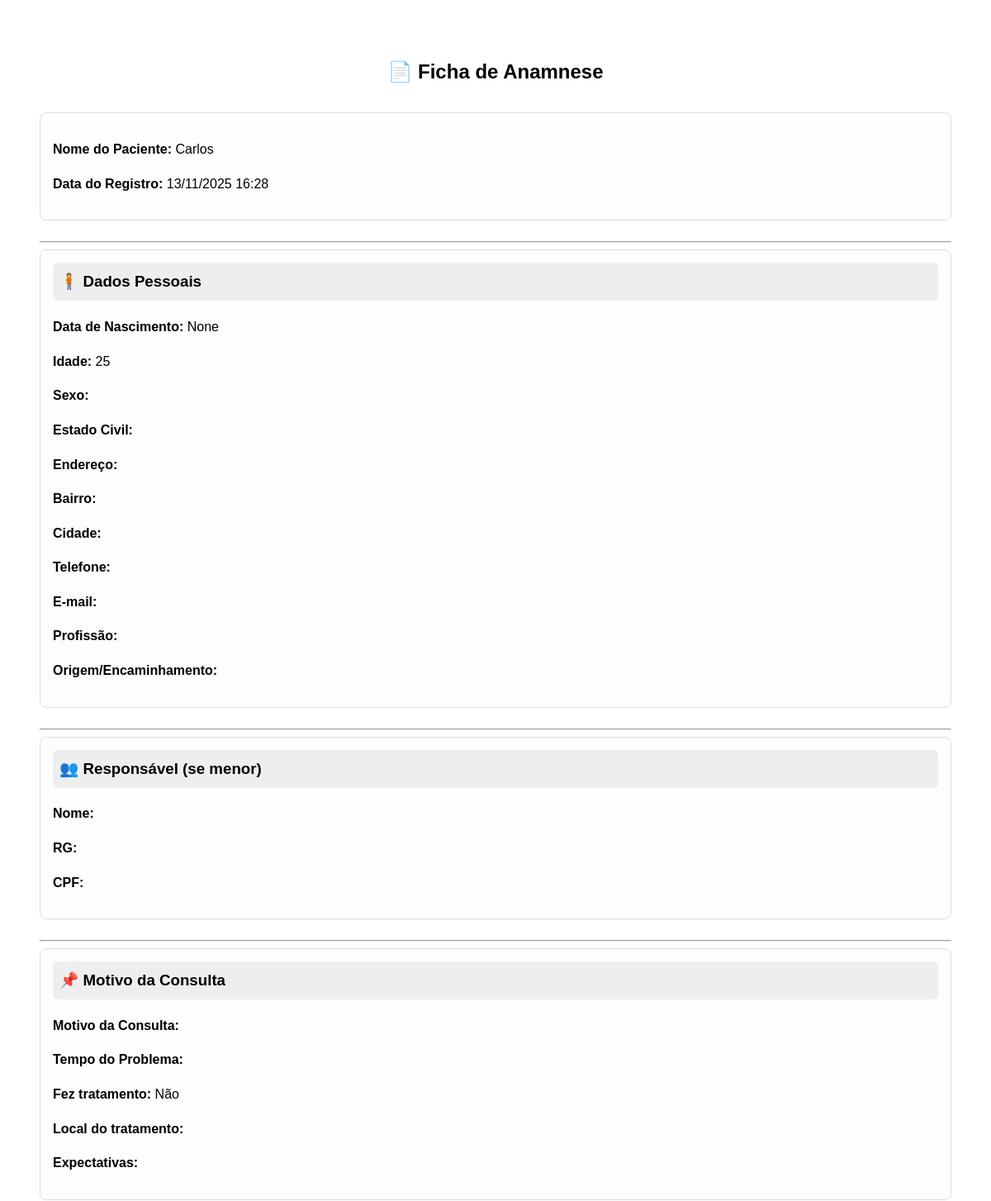
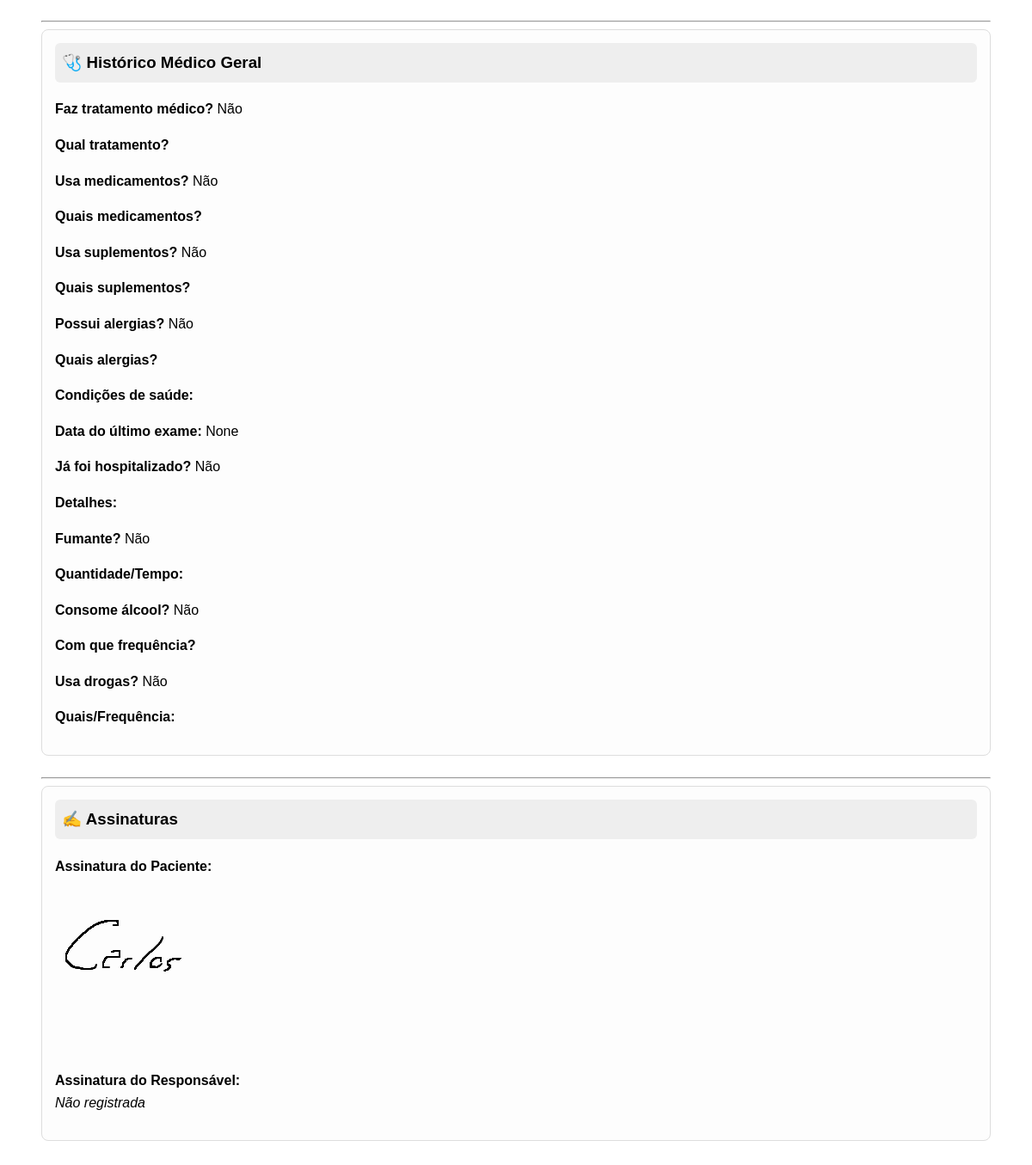
The app's page /anamnese/imprimir/2/ with its own data (2 pictures, top to bottom).
### Exames/models.py (models this page shows, shortened)
class Anamnese(models.Model):
    nome = models.CharField(max_length=150)
    data_nascimento = models.DateField(null=True, blank=True)
    idade = models.IntegerField(null=True, blank=True)
    sexo = models.CharField(max_length=20, choices=[
        ("M", "Masculino"),
        ("F", "Feminino"),
        ("Outro", "Outro"),
    ], blank=True)
    estado_civil = models.CharField(max_length=50, blank=True)
    endereco = models.CharField(max_length=255, blank=True)
    cidade = models.CharField(max_length=100, blank=True)
    bairro = models.CharField(max_length=100, blank=True)
    telefone = models.CharField(max_length=30, blank=True)
    email = models.EmailField(max_length=150, blank=True)
    profissao = models.CharField(max_length=150, blank=True)
    origem_encaminhamento = models.CharField(max_length=200, blank=True)
    responsavel_nome = models.CharField(max_length=150, blank=True)
    responsavel_rg = models.CharField(max_length=50, blank=True)
    responsavel_cpf = models.CharField(max_length=50, blank=True)
    motivo_consulta = models.TextField(blank=True)
    tempo_problema = models.CharField(max_length=100, blank=True)
    fez_tratamento = models.BooleanField(default=False)
    tratamento_local = models.CharField(max_length=200, blank=True)
    expectativas = models.TextField(blank=True)
    tratamento_medico = models.BooleanField(default=False)
    tratamento_medico_qual = models.CharField(max_length=200, blank=True)
    usa_medicamentos = models.BooleanField(default=False)
    medicamentos_detalhes = models.TextField(blank=True)
    usa_suplementos = models.BooleanField(default=False)
    suplementos_quais = models.TextField(blank=True)
    alergias = models.BooleanField(default=False)
    alergias_quais = models.TextField(blank=True)
    condicoes_saude = models.TextField(
        blank=True,
        help_text="Lista como: Hipertensão; Diabetes; Doença Cardiovascular..."
    )
    data_ultimo_exame = models.DateField(null=True, blank=True)
    hospitalizado = models.BooleanField(default=False)
    hospitalizado_detalhes = models.TextField(blank=True)
    fumante = models.BooleanField(default=False)
    fumo_quantidade_tempo = models.CharField(max_length=200, blank=True)
    alcool = models.BooleanField(default=False)
    alcool_frequencia = models.CharField(max_length=200, blank=True)
    drogas = models.BooleanField(default=False)
    drogas_quais_frequencia = models.TextField(blank=True)
    assinatura_paciente = models.ImageField(upload_to="assinaturas/", blank=True, null=True)
    data_assinatura_paciente = models.DateField(null=True, blank=True)
    assinatura_responsavel = models.ImageField(upload_to="assinaturas/", blank=True, null=True)
    data_assinatura_responsavel = models.DateField(null=True, blank=True)
    data_envio = models.DateTimeField(auto_now_add=True)

### Exames/views.py (the view)
# urls.py: path('imprimir/<int:exame_id>/', views.imprimir_exame, name='imprimir_exame'),
def imprimir_exame(request, exame_id):
    exame = get_object_or_404(Anamnese, id=exame_id)
    return render(request, 'Exames/imprimir_exame.html', {'exame': exame})

### AppHome/context_processors.py (called while the page is built)
def permissoes_usuario(request):
    if not request.user.is_authenticated:
        return {}
    usuario_pode_alterar = request.user.is_superuser or request.user.groups.filter(name="Técnicos").exists()
    return {
        'usuario_pode_alterar': usuario_pode_alterar
    }

### Exames/templates/Exames/imprimir_exame.html (shortened to what this page needs)
<!DOCTYPE html>
<html lang="pt-BR">
<head>
</head>
<body onload="window.print()">
  <h2>📄 Ficha de Anamnese</h2>
  <div class="section">
    <p><strong>Nome do Paciente:</strong> {{ exame.nome }}</p>
    <p><strong>Data do Registro:</strong> {{ exame.data_envio|date:"d/m/Y H:i" }}</p>
  </div>
  <hr>
  <div class="section">
    <h3>🧍 Dados Pessoais</h3>
    <p><strong>Data de Nascimento:</strong> {{ exame.data_nascimento }}</p>
    <p><strong>Idade:</strong> {{ exame.idade }}</p>
    <p><strong>Sexo:</strong> {{ exame.get_sexo_display }}</p>
    <p><strong>Estado Civil:</strong> {{ exame.estado_civil }}</p>
    <p><strong>Endereço:</strong> {{ exame.endereco }}</p>
    <p><strong>Bairro:</strong> {{ exame.bairro }}</p>
    <p><strong>Cidade:</strong> {{ exame.cidade }}</p>
    <p><strong>Telefone:</strong> {{ exame.telefone }}</p>
    <p><strong>E-mail:</strong> {{ exame.email }}</p>
    <p><strong>Profissão:</strong> {{ exame.profissao }}</p>
    <p><strong>Origem/Encaminhamento:</strong> {{ exame.origem_encaminhamento }}</p>
  </div>
  <hr>
  <div class="section">
    <h3>👥 Responsável (se menor)</h3>
    <p><strong>Nome:</strong> {{ exame.responsavel_nome }}</p>
    <p><strong>RG:</strong> {{ exame.responsavel_rg }}</p>
    <p><strong>CPF:</strong> {{ exame.responsavel_cpf }}</p>
  </div>
  <hr>
  <div class="section">
    <h3>📌 Motivo da Consulta</h3>
    <p><strong>Motivo da Consulta:</strong><br>{{ exame.motivo_consulta }}</p>
    <p><strong>Tempo do Problema:</strong> {{ exame.tempo_problema }}</p>
    <p><strong>Fez tratamento:</strong> {{ exame.fez_tratamento|yesno:"Sim,Não" }}</p>
    <p><strong>Local do tratamento:</strong> {{ exame.tratamento_local }}</p>
    <p><strong>Expectativas:</strong><br>{{ exame.expectativas }}</p>
  </div>
  <hr>
  <div class="section">
    <h3>🩺 Histórico Médico Geral</h3>
    <p><strong>Faz tratamento médico?</strong> {{ exame.tratamento_medico|yesno:"Sim,Não" }}</p>
    <p><strong>Qual tratamento?</strong><br>{{ exame.tratamento_medico_qual }}</p>
    <p><strong>Usa medicamentos?</strong> {{ exame.usa_medicamentos|yesno:"Sim,Não" }}</p>
    <p><strong>Quais medicamentos?</strong><br>{{ exame.medicamentos_detalhes }}</p>
    <p><strong>Usa suplementos?</strong> {{ exame.usa_suplementos|yesno:"Sim,Não" }}</p>
    <p><strong>Quais suplementos?</strong><br>{{ exame.suplementos_quais }}</p>
    <p><strong>Possui alergias?</strong> {{ exame.alergias|yesno:"Sim,Não" }}</p>
    <p><strong>Quais alergias?</strong><br>{{ exame.alergias_quais }}</p>
    <p><strong>Condições de saúde:</strong><br>{{ exame.condicoes_saude }}</p>
    <p><strong>Data do último exame:</strong> {{ exame.data_ultimo_exame }}</p>
    <p><strong>Já foi hospitalizado?</strong> {{ exame.hospitalizado|yesno:"Sim,Não" }}</p>
    <p><strong>Detalhes:</strong><br>{{ exame.hospitalizado_detalhes }}</p>
    <p><strong>Fumante?</strong> {{ exame.fumante|yesno:"Sim,Não" }}</p>
    <p><strong>Quantidade/Tempo:</strong> {{ exame.fumo_quantidade_tempo }}</p>
    <p><strong>Consome álcool?</strong> {{ exame.alcool|yesno:"Sim,Não" }}</p>
    <p><strong>Com que frequência?</strong> {{ exame.alcool_frequencia }}</p>
    <p><strong>Usa drogas?</strong> {{ exame.drogas|yesno:"Sim,Não" }}</p>
    <p><strong>Quais/Frequência:</strong><br>{{ exame.drogas_quais_frequencia }}</p>
  </div>
  <hr>
  <div class="section">
    <h3>✍ Assinaturas</h3>
    <p><strong>Assinatura do Paciente:</strong><br>
    {% if exame.assinatura_paciente %}
      <img src="{{ exame.assinatura_paciente.url }}" alt="Assinatura do Paciente">
    {% else %}
      <em>Não registrada</em>
    {% endif %}
    </p>
    <p><strong>Assinatura do Responsável:</strong><br>
    {% if exame.assinatura_responsavel %}
      <img src="{{ exame.assinatura_responsavel.url }}" alt="Assinatura do Responsável">
    {% else %}
      <em>Não registrada</em>
    {% endif %}
    </p>
  </div>
</body>
</html>

### Exames/templates/Exames/imprimir_exame.html (style rules this page uses)
body { font-family: Arial, sans-serif; padding: 40px; line-height: 1.6; }
h2 { text-align: center; margin-bottom: 30px; }
.section { margin-bottom: 25px; padding: 15px; border: 1px solid #ddd; border-radius: 8px; background: #fdfdfd; }
.section h3 { margin-top: 0; background: #eee; padding: 8px; border-radius: 6px; }

### records on screen
Anamnese: nome "Carlos", data_envio "13/11/2025 16:28", data_nascimento "None", idade "25", fez_tratamento "Não", tratamento_medico "Não", usa_medicamentos "Não", usa_suplementos "Não", alergias "Não", data_ultimo_exame "None", hospitalizado "Não", fumante "Não", alcool "Não", drogas "Não", assinatura_paciente (picture)
